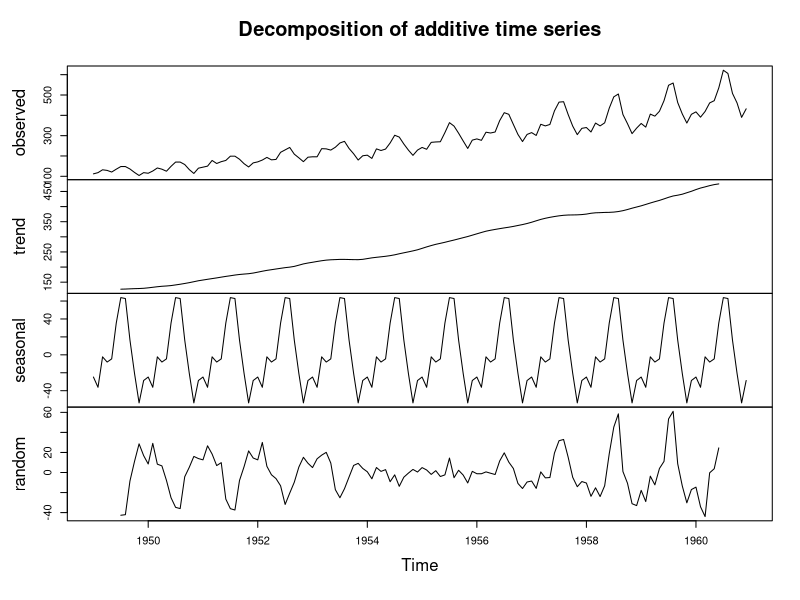
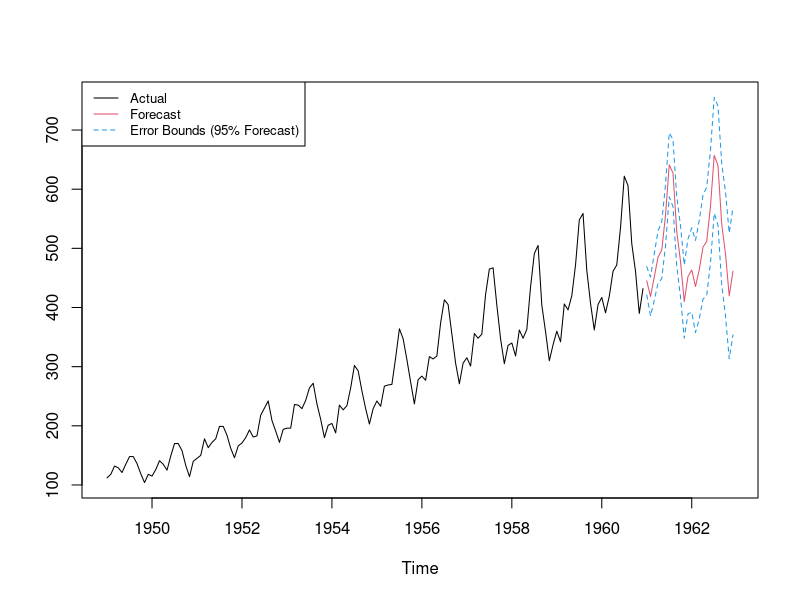

These figures' R source, in order: (Note: this script raises an error after producing the figures.)
library(stats)      # for creating time series objects


# from edureka: https://www.youtube.com/watch?v=tREwXpk-agU&list=PLl4GRYVT5GQELEiCGwvDnyOlL0kdOoWRd

##################################################################
##                        ARIMA MODELING                        ##
##################################################################

# define time series object using AirPassengers
airpass_ts = ts(AirPassengers, frequency = 12, start = c(1949,1))


# this shows the breakdown of the time series; random, seasonal, tend and observed components of the data
decomposition = decompose(airpass_ts)
plot(decomposition) 




# ARIMA: Autoregressive Integrated Moving Average
# AR + I + MA (reference for the order() function)
# in order to use the ARIMA model, the time series must be stationary!
arima.model = arima(x = airpass_ts, 
                    order = c(1,0,0),
                    seasonal =  list(order = c(2,1,0),
                                     period = 12
                    )
)

future = predict(arima.model, n.ahead = 24)


# 95% confidence interval
upper.bound = future$pred + 2*future$se
lower.bound = future$pred - 2*future$se


# plot both the original time series plus our future prediction
ts.plot(airpass_ts, future$pred, upper.bound, lower.bound,
        col = c(1,2,4,4), 
        lty = c(1,1,2,2))
legend("topleft", col = c(1,2,4), lty = c(1,1,2),
       c("Actual", "Forecast", "Error Bounds (95% Forecast)"),
       cex = 0.8)

# an alternate method for plotting future predictions
plot(forecast(arima.model, h = 12))


# the auto.arima() function automatically finds the arima model that best fits the data
arima.best.fit = auto.arima(airpass_ts, approximation = F, trace = F)

